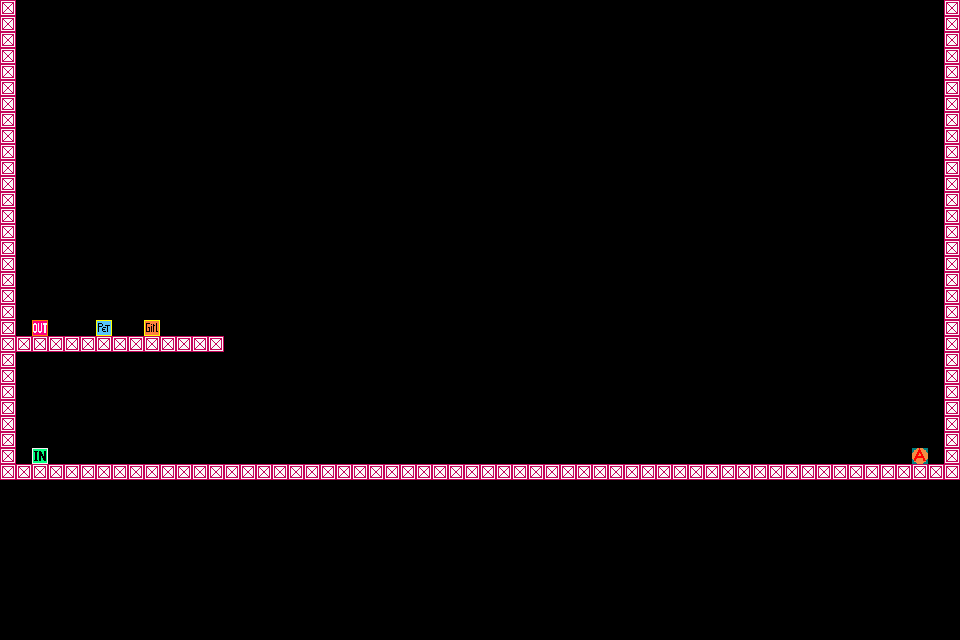

Rendered tile map (Tiled .tmx) drawn with the repository's tilesets; below, a short description and the map source with its tile grids summarised:
An orthogonal 60x40 tile map with 16x16 px tiles, 1 tile layer (event), 3 hidden layers not drawn, 2 tilesets.

<map version="1.0" orientation="orthogonal" renderorder="right-down" width="60" height="40" tilewidth="16" tileheight="16">
 <tileset firstgid="1" name="common" tilewidth="16" tileheight="16">
  <image source="common.png" trans="ffffff" width="1024" height="1024" />
 </tileset>
 <tileset firstgid="4097" name="map_a" tilewidth="16" tileheight="16">
  <image source="map_a.png" trans="ffffff" width="1024" height="1024" />
 </tileset>
 <layer name="event" width="60" height="40">
  <data>[2400 cells, 136 non-empty, 6 distinct tile ids]</data>
 </layer>
 <layer name="back" width="60" height="40" visible="0">
  <data>[2400 cells, 2400 non-empty, 46 distinct tile ids]</data>
 </layer>
 <layer name="center" width="60" height="40" visible="0">
  <data>[2400 cells, 434 non-empty, 54 distinct tile ids]</data>
 </layer>
 <layer name="front" width="60" height="40" visible="0">
  <data>[2400 cells, 564 non-empty, 38 distinct tile ids]</data>
 </layer>
</map>
